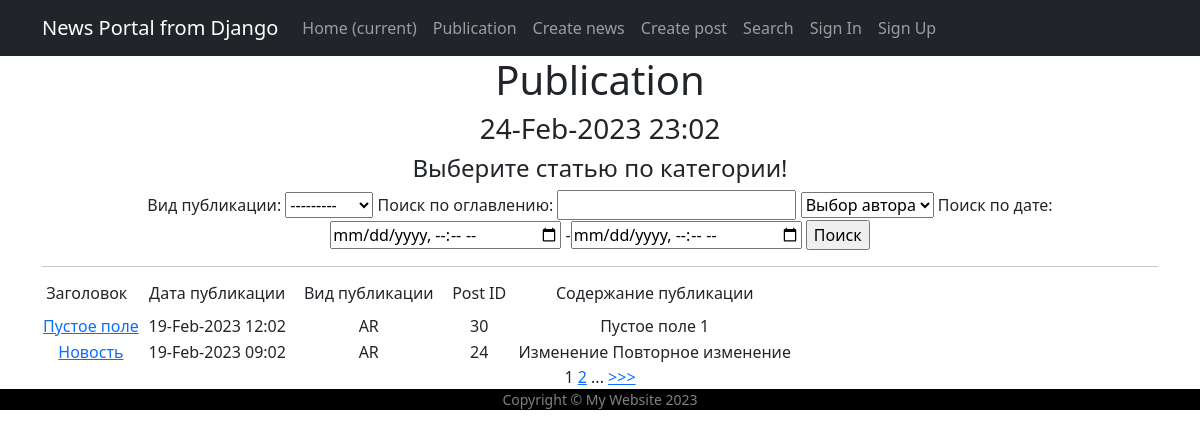
Page /news/ on the committed database.
### newsapp/models.py (models this page shows, shortened)
class Post(models.Model):
    news = 'NW'
    article = 'AR'
    category_choices = [
        (news, 'Новость'),
        (article, 'Статья'),
    ]
    categoryType = models.CharField(
        max_length=2,
        choices=category_choices,
        default=article,
        verbose_name='Вид публикации')  # Выбор из списка "category_choices", по умолчанию - статья
    author = models.ForeignKey(
        Author,
        on_delete=models.CASCADE,
        verbose_name='Автор')  # Создаем связь Один ко Многим поля author через внешний ключ с моделью Author (первый
    dateCreation = models.DateTimeField(
        auto_now_add=True,
        verbose_name='Дата публикации'
    )  # SQLite: datetime NULL. Автоматически добавляем временное поле, которое хранит время и
    postCategory = models.ManyToManyField(
        Category,
        through='PostCategory',
        verbose_name='Категория(category)'
    )  # Отношения Многие ко Многим сущности Category через PostCategory.
    title = models.CharField(
        max_length=128,
        verbose_name='Оглавление')  # Поле с оглавлением, максимальная длинна символов - 128
    text = models.TextField(
        blank=True,
        help_text='Текст',
        verbose_name='Статья')  # Поле с текстом, максимальная длинна символов - неограниченно
    rating = models.SmallIntegerField(
        default=0,
        verbose_name='Рейтинг')  # SQLite: smallint NOT NULL, хранит целочисленные значения типа Number. По дефолту ноль
    class Meta:
        verbose_name = 'Публикация'  # Настройка отображения имени модели в админ панели (ед. число)
        verbose_name_plural = 'Публикации'  # Настройка отображения имени модели в админ панели (мн. число)
        ordering = ['categoryType', 'author']

### newsapp/views.py (the view)
# urls.py: path('', PostList.as_view(), name='post_list'),
class PostList(ListView):
    model = Post  # Указываем имя модели, которая будет использоваться для отображения и реализации логики
    template_name = 'flatpages/news.html'  # Указываем имя шаблона, то есть html файла, который будет использоваться
    context_object_name = 'news'  # Имя, которое будет использоваться для передачи переменных в шаблон
    queryset = Post.objects.order_by('-dateCreation')
    paginate_by = 2  # Задаем кол-во отображаемых объектов на странице
    def get_queryset(self):
        queryset = super().get_queryset()  # Получаем обычный запрос
        self.filterset = PostFilter(self.request.GET, queryset)  # Используем наш класс фильтрации.
        return self.filterset.qs  # Возвращаем из функции отфильтрованный список товаров
    def get_context_data(self, **kwargs):
        context = super().get_context_data(**kwargs)  # С помощью super() мы обращаемся к родительским классам и
        context['time_now'] = datetime.utcnow()  # К словарю добавим текущую дату в ключ 'time_now'.
        context['next_sale'] = 'Выберите статью по категории!'
        context['filterset'] = self.filterset  # Добавляем в контекст объект фильтрации
        return context

### newsapp/models.py (called while the page is built)
    def __str__(self):
        return f'{self.autorUsers}'  # Метод Строка, для вывода названий в админ-панели через f-строки

### newsapp/templatetags/custom_filters.py (called while the page is built)
@register.filter(name='censor')  # Декоратор register.filter() указывает Django, что нужно запомнить про
def censor(value):
    if not isinstance(value, str):  # Проверка, что значение (value) является строкой (str),
        raise ValueError('Ценз только строк!')  # в ином случае вызывается исключение
    for word in censor_list:  # В цикле проходим по тексту, если слово входит в список цензуры,
        value = value.replace(word[1:], '*' * (len(word)-1))  # то делаем замену (метод replace) этого слова на "*" со
    return value  # и возвращаем значение

### newsapp/templatetags/custom_tags.py (called while the page is built)
@register.simple_tag()
def current_time(format_string='%b %d %Y'):
    return datetime.utcnow().strftime(format_string)

@register.simple_tag(takes_context=True)  # Параметр декоратора takes_context=True сообщает Django, что для работы
def url_replace(context, **kwargs):
    d = context['request'].GET.copy()  # Копируем все параметры текущего запроса.
    for k, v in kwargs.items():
        d[k] = v
    return d.urlencode()

### templates/flatpages/news.html (shortened to what this page needs)
{% extends 'flatpages/default.html' %}
{% load custom_filters %}
{% load custom_tags %}
{% block content %}
 <h1>Publication</h1>
    <h3>{{ time_now|date:'d-M-Y H:m' }}</h3>
     <h4> {{ next_sale|default_if_none:"" }} </h4>
   <form action="" method="get">
       {{ filterset.form }}
       <input type="submit" value="Поиск" />
   </form>
    <hr>
    {% if news %}
    <table>
        <tr>
            <td>
                <h6> Заголовок &nbsp </h6>
            </td>
            <td>
                <h6> &nbsp Дата публикации &nbsp </h6>
            </td>
            <td>
                <h6> &nbsp Вид публикации &nbsp </h6>
            </td>
             <td>
                <h6> &nbsp Post ID &nbsp </h6>
            </td>
            <td>
            </td>
            <td>
                <h6> &nbsp Содержание публикации &nbsp </h6>
            </td>
         </tr>
    {% for news in news %}
        <tr>
            <td>
                <a href="{% url 'post_detail' news.id %}">{{ news.title|truncatechars:20|censor }}</a>
            </td>
            <td>
                {{ news.dateCreation|date:'d-M-Y H:m' }}
            </td>
            <td>
                {{ news.categoryType }}
            </td>
            <td>
                {{ news.id }}
            </td>
            <td>
            </td>
            <td>
                {{ news.text|truncatechars:50|censor }}
            </td>
        </tr>
    {% endfor %}
    </table>
    {% else %}
        <h1>Новостей нет!</h1>
    {% endif %}
   {{ page_obj.number }}
   {% if page_obj.has_next %}
       <a href="?{% url_replace page=page_obj.next_page_number %}">{{ page_obj.next_page_number }}</a>
       {% if paginator.num_pages != page_obj.next_page_number %}
           ...
            <a href="?{% url_replace page=page_obj.paginator.num_pages %}">>>></a>
       {% endif %}
   {% endif %}
{% endblock content %}

### rows in the picture
Post: title|censor "Пустое поле", dateCreation "19-Feb-2023 12:02", categoryType "AR", id "30", text|censor "Пустое поле 1"
Post: title|censor "Новость", dateCreation "19-Feb-2023 09:02", categoryType "AR", id "24", text|censor "Изменение Повторное изменение"

### other values in the picture
{{ time_now|date:'d-M-Y H:m' }} "24-Feb-2023 23:02"
{{ next_sale|default_if_none:"" }} "Выберите статью по категории!"
{{ page_obj.number }} "1"
{{ page_obj.next_page_number }} "2"
